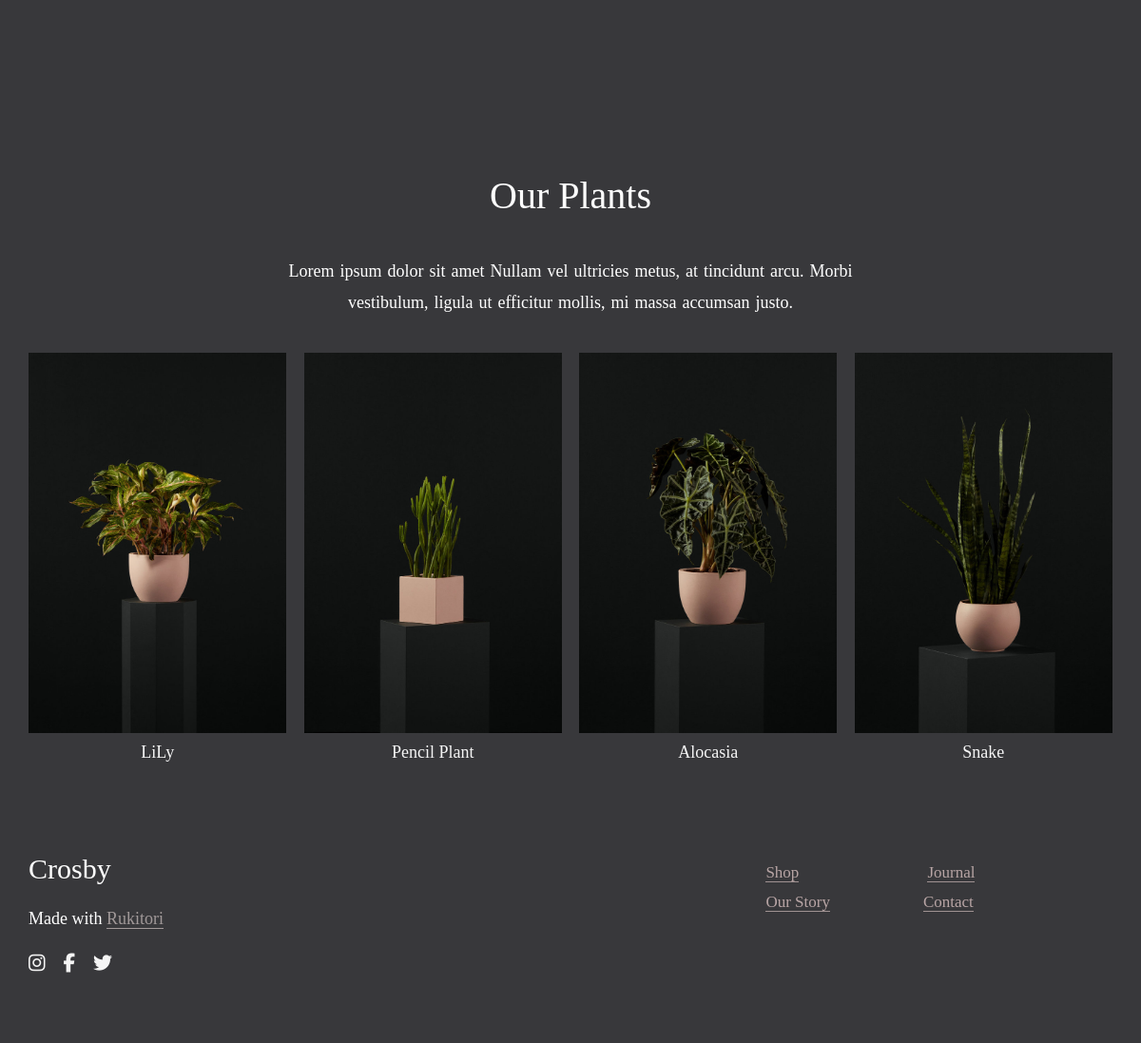
The app's page /shop/ with its own data.
### shop/models.py (models this page shows)
class Product(models.Model):
    name = models.CharField(max_length=100)
    cost = models.IntegerField()
    image1 = models.ImageField(null=True, blank=True, upload_to="images/")
    image2 = models.ImageField(null=True, blank=True, upload_to="images/")
    quantity = models.IntegerField()

### shop/views.py (the view)
# urls.py: path('', include('shop.urls')),
def shop(request):
    queryset = Product.objects.all()
    context = {
        "object_list": queryset
    }
    return render(request, 'shop/index.html', context)

### shop/templates/shop/index.html (shortened to what this page needs)
{% load static %}
<!DOCTYPE html>
<html lang="en">
<head>
  <link rel="stylesheet" href="{% static 'shop/vendors/css/grid.css' %}" />
  <link rel="stylesheet" href="{% static 'shop/resources/css/styles.css' %}" />
</head>
<body>
  <header class="header">
    <div class="row">
      <div class="topic">
        <h1>Our Plants</h1>
        <p>
          Lorem ipsum dolor sit amet Nullam vel ultricies metus, at tincidunt
          arcu. Morbi <br />
          vestibulum, ligula ut efficitur mollis, mi massa accumsan justo.
        </p>
      </div>
    </div>
  </header>
  <section class="product">
    <div class="row">
      <div class="product-box">
        {% for instant in object_list %}
        <div class="col span-1-of-4">
          <a href="{% url 'product' instant.id %}"><img src="{{ instant.image1.url }}" class="product-img"
              onmouseover="Hover()" onmouseout="Out()" /></a>
          <p class="product-name">{{ instant.name }}</p>
        </div>
        {% endfor %}
      </div>
    </div>
  </section>
  <section class="section-end">
    <div class="row">
      <div class="col span-1-of-2 box-end">
        <h4>Crosby</h4>
        <h5>Made with <a href="#">Rukitori</a></h5>
        <ul class="socials-end">
          <li>
            <a href="https://instagram.com/"><i class="fab fa-instagram"></i></a>
          </li>
          <li>
            <a href="https://facebook.com/"><i class="fab fa-facebook-f"></i></a>
          </li>
          <li>
            <a href="https://twitter.com/"><i class="fab fa-twitter"></i></a>
          </li>
        </ul>
      </div>
      <div class="col span-1-of-2">
        <ul class="nav-end-1">
          <li><a href="{% url 'shopPage' %}">Shop</a></li>
          <li><a href="{% url 'journal' %}">Journal</a></li>
        </ul>
        <ul class="nav-end-2">
          <li><a href="{% url 'story' %}">Our Story</a></li>
          <li><a href="{% url 'contact' %}">Contact</a></li>
        </ul>
      </div>
    </div>
  </section>
</body>
</html>

### shop/static/shop/resources/css/styles.css (style rules this page uses)
* { margin: 0; padding: 0; box-sizing: border-box; }
body { overflow-x: hidden; }
html { background-color: #ffffff; color: #5a5a5a; font-family: "Playfair Display", serif; font-size: 20px; text-rendering: optimizeLegibility; }
.row { width: 1140px; margin: 0 auto; }
a { text-decoration: none; color: whitesmoke; }
ul { list-style: none; }
li { display: inline-block; }
.header { background-color: #38383b; height: 30vmax; }
.topic { color: white; text-align: center; margin-top: 16%; }
.topic h1 { font-weight: 100; margin-bottom: 40px; }
.topic p { font-size: 18px; word-spacing: 1.5px; line-height: 180%; }
.product { background-color: #38383b; }
.product-img { width: 100%; height: 400px; }
.product-name { color: whitesmoke; text-align: center; font-size: 18px; margin-top: 5px; }
.section-end { background-color: #38383b; padding-top: 6vmax; padding-bottom: 5vmax; }
.box-end h4 { font-size: 30px; color: white; font-weight: 100; margin-bottom: 25px; }
.box-end h5 { font-size: 18px; color: white; font-weight: 100; margin-bottom: 25px; }
.box-end h5 a { color: rgb(161, 153, 153); border-bottom: 1px solid rgb(161, 153, 153); }
.socials-end li { margin-right: 14px; }
.nav-end-1, .nav-end-2 { margin-left: 35%; margin-top: 8px; }
.nav-end-1 li a, .nav-end-2 li a { color: rgb(184, 165, 165); font-size: 17px; border-bottom: 1px solid rgb(160, 146, 146); }
.nav-end-1 li { margin-right: 130px; }
.nav-end-2 li { margin-right: 93px; }

### records on screen
Product: image1 (picture), name "LiLy"
Product: image1 (picture), name "Pencil Plant"
Product: image1 (picture), name "Alocasia"
Product: image1 (picture), name "Snake"
